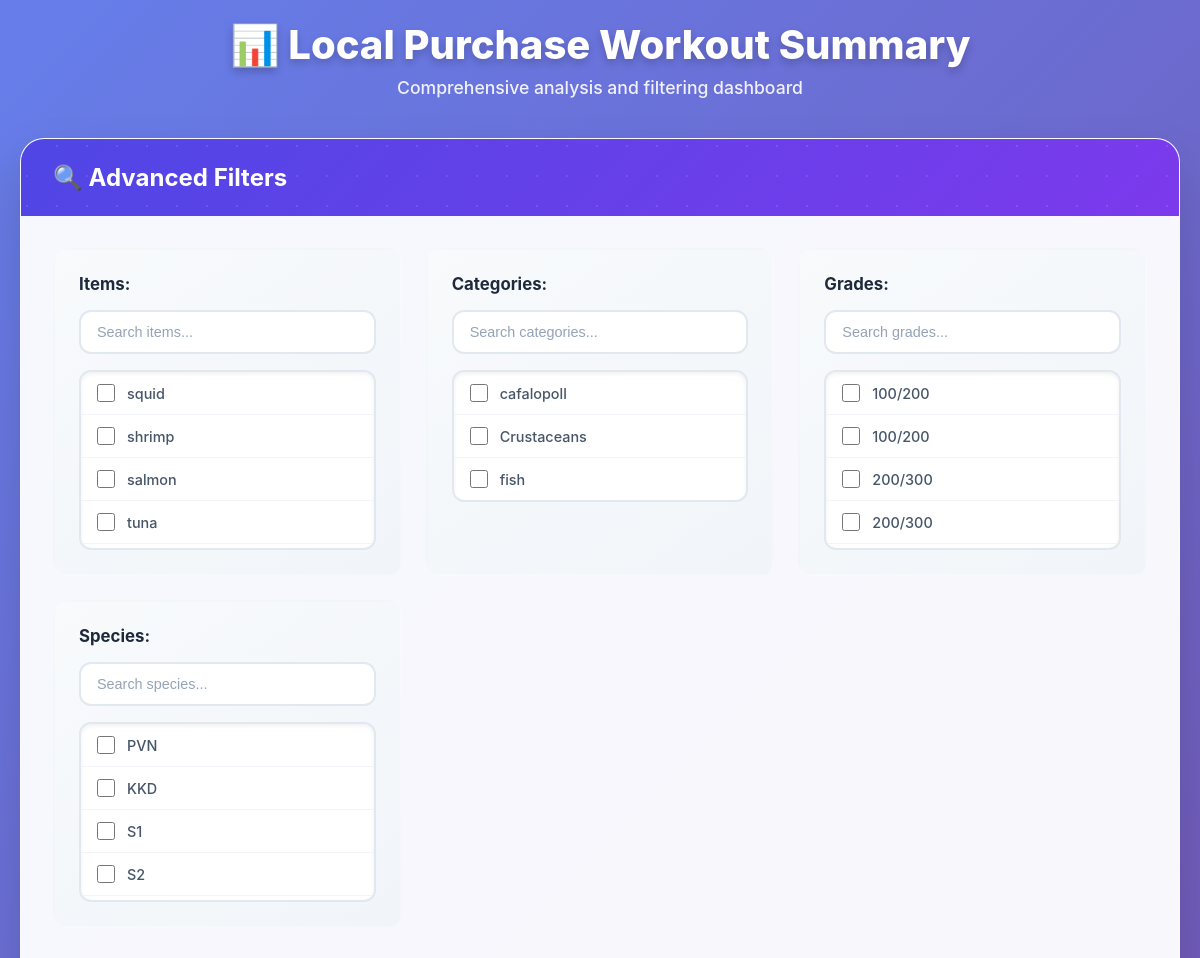
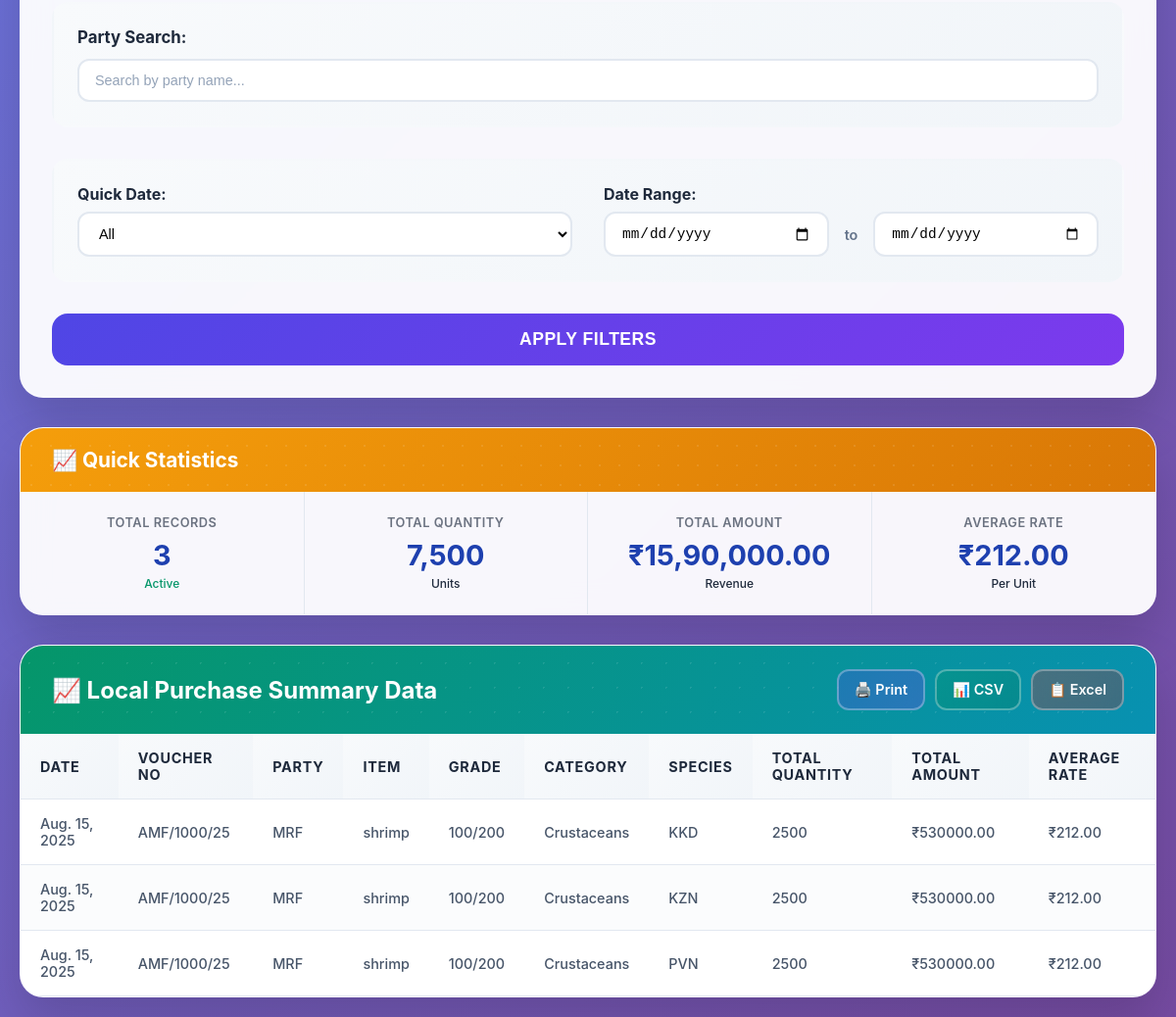
/adminapp/local-purchase-report/, run on the app's committed database (2 pictures, top to bottom).
### adminapp/models.py (models this page shows, shortened)
class BaseModel(models.Model):
    id = models.CharField(
        primary_key=True,
        max_length=4,
        editable=False,
        unique=True,
        default=generate_short_id
    )
    class Meta:
        abstract = True

class Item(BaseModel):
    category = models.ForeignKey(ItemCategory, on_delete=models.CASCADE)
    name = models.CharField(max_length=100)
    code = models.CharField(max_length=50, unique=True)
    is_peeling = models.BooleanField(default=False)
    peeling_method = models.CharField(max_length=100, blank=True)

class ItemCategory(BaseModel):
    name = models.CharField(max_length=100)
    description = models.TextField(blank=True)
    code = models.CharField(null=True,blank=True, unique=True,max_length=100)

class ItemGrade(BaseModel):
    item = models.ForeignKey(Item, on_delete=models.CASCADE)
    species = models.ForeignKey(Species, on_delete=models.CASCADE)
    grade = models.CharField(max_length=100)
    date = models.DateField(auto_created=True, auto_now=True)

class Species(BaseModel):
    item = models.ForeignKey(Item, on_delete=models.CASCADE)
    name = models.CharField(max_length=100,  unique=True)
    code = models.CharField(null=True, blank=True, unique=True,max_length=100)

class LocalPurchase(BaseModel):
    date = models.DateField()
    voucher_number = models.CharField(max_length=20, unique=True)
    party_name = models.CharField(max_length=150)
    total_amount = models.DecimalField(max_digits=12, decimal_places=2, default=0)
    total_quantity = models.DecimalField(max_digits=12, decimal_places=2, default=0)
    total_items = models.IntegerField(null=True, blank=True)

### adminapp/views.py (the view, shortened to what this page needs)
# urls.py: path('local-purchase-report/', views.local_purchase_report, name='local_purchase_report'),
def local_purchase_report(request):
    items = Item.objects.all()
    grades = ItemGrade.objects.all()
    categories = ItemCategory.objects.all()
    species = Species.objects.all()
    queryset = LocalPurchaseItem.objects.select_related(
        "purchase", "item", "grade", "item__category", "item__species"
    )
    selected_items = request.GET.getlist("items")
    selected_grades = request.GET.getlist("grades")
    selected_categories = request.GET.getlist("categories")
    selected_parties = request.GET.getlist("parties")
    selected_species = request.GET.getlist("species")  # Add species filter
    date_filter = request.GET.get("date_filter")
    start_date = request.GET.get("start_date")
    end_date = request.GET.get("end_date")
    party_search = request.GET.get("party_search", "").strip()
    if selected_items:
        queryset = queryset.filter(item__id__in=selected_items)
    if selected_grades:
        queryset = queryset.filter(grade__id__in=selected_grades)
    if selected_categories:
        queryset = queryset.filter(item__category__id__in=selected_categories)
    if selected_species:
        queryset = queryset.filter(item__species__id__in=selected_species)
    if party_search:
        queryset = queryset.filter(purchase__party_name__icontains=party_search)
    if date_filter == "week":
        queryset = queryset.filter(purchase__date__gte=now().date() - timedelta(days=7))
    elif date_filter == "month":
        queryset = queryset.filter(purchase__date__month=now().month)
    elif date_filter == "year":
        queryset = queryset.filter(purchase__date__year=now().year)
    summary = (
        queryset.values(
            "item__name",
            "item__category__name",
            "item__species__name",  # Add species name
            "grade__grade",  # Changed from grade__name to grade__grade
            "purchase__party_name",
            "purchase__voucher_number",
            "purchase__date",
        )
        .annotate(
            total_quantity=Sum("quantity"),
            total_amount=Sum("amount"),
            avg_rate=Sum(F("amount"), output_field=FloatField()) / Sum(F("quantity"), output_field=FloatField()),
        )
        .order_by("purchase__date")
    )
    parties = LocalPurchase.objects.values_list('party_name', flat=True).distinct().order_by('party_name')
    action = request.GET.get("action")
    print_mode = request.GET.get("print")  # Check for print parameter
    return render(
        request,
        "adminapp/report/local_purchase_report.html",
        {
            "summary": summary,
            "items": items,
            "grades": grades,
            "categories": categories,
            "species": species,  # Add species to context
            "parties": parties,
            "selected_items": selected_items,
            "selected_grades": selected_grades,
            "selected_categories": selected_categories,
            "selected_species": selected_species,  # Add to context
            "date_filter": date_filter,
            "start_date": start_date,
            "end_date": end_date,
            "party_search": party_search,
        },
    )

### adminapp/templates/adminapp/report/local_purchase_report.html (shortened to what this page needs)
<!DOCTYPE html>
<html>
<head>
</head>
<body>
    <div class="container">
        <div class="page-header">
            <h2>📊 Local Purchase Workout Summary</h2>
            <p>Comprehensive analysis and filtering dashboard</p>
        </div>
        <div class="filter-card">
            <div class="card-header">
                <h3>🔍 Advanced Filters</h3>
            </div>
            <div class="card-body">
                <form method="get" id="filterForm">
                    <div class="filters-grid">
                        <div class="filter-section">
                            <label>Items: <span id="itemsCount" class="selected-count" style="display: none;">0</span></label>
                            <input type="text" class="search-box" placeholder="Search items..." id="itemsSearch">
                            <div class="options-container" id="itemsContainer">
                                {% for i in items %}
                                    <div class="option-item">
                                        <input type="checkbox" name="items" value="{{ i.id }}" id="item_{{ i.id }}" {% if i.id|stringformat:"s" in selected_items %}checked{% endif %}>
                                        <label for="item_{{ i.id }}">{{ i.name }}</label>
                                    </div>
                                {% endfor %}
                            </div>
                        </div>
                        <div class="filter-section">
                            <label>Categories: <span id="categoriesCount" class="selected-count" style="display: none;">0</span></label>
                            <input type="text" class="search-box" placeholder="Search categories..." id="categoriesSearch">
                            <div class="options-container" id="categoriesContainer">
                                {% for c in categories %}
                                    <div class="option-item">
                                        <input type="checkbox" name="categories" value="{{ c.id }}" id="category_{{ c.id }}" {% if c.id|stringformat:"s" in selected_categories %}checked{% endif %}>
                                        <label for="category_{{ c.id }}">{{ c.name }}</label>
                                    </div>
                                {% endfor %}
                            </div>
                        </div>
                        <div class="filter-section">
                            <label>Grades: <span id="gradesCount" class="selected-count" style="display: none;">0</span></label>
                            <input type="text" class="search-box" placeholder="Search grades..." id="gradesSearch">
                            <div class="options-container" id="gradesContainer">
                                {% for g in grades %}
                                    <div class="option-item">
                                        <input type="checkbox" name="grades" value="{{ g.id }}" id="grade_{{ g.id }}" {% if g.id|stringformat:"s" in selected_grades %}checked{% endif %}>
                                        <label for="grade_{{ g.id }}">{{ g.grade }}</label>
                                    </div>
                                {% endfor %}
                            </div>
                        </div>
                        <div class="filter-section">
                            <label>Species: <span id="speciesCount" class="selected-count" style="display: none;">0</span></label>
                            <input type="text" class="search-box" placeholder="Search species..." id="speciesSearch">
                            <div class="options-container" id="speciesContainer">
                                {% for s in species %}
                                    <div class="option-item">
                                        <input type="checkbox" name="species" value="{{ s.id }}" id="species_{{ s.id }}" {% if s.id|stringformat:"s" in selected_species %}checked{% endif %}>
                                        <label for="species_{{ s.id }}">{{ s.name }}</label>
                                    </div>
                                {% endfor %}
                            </div>
                        </div>
                    </div>
                    <div class="party-search-section">
                        <label>Party Search:</label>
                        <input type="text" name="party_search" value="{{ party_search }}" class="party-search-input" placeholder="Search by party name...">
                    </div>
                    <div class="date-section">
                        <div class="date-group">
                            <label>Quick Date:</label>
                            <select name="date_filter">
                                <option value="">All</option>
                            </select>
                        </div>
                        <div class="date-group">
                            <label>Date Range:</label>
                            <div class="date-range-group">
                                <input type="date" name="start_date" value="{{ start_date }}">
                                <span class="date-separator">to</span>
                                <input type="date" name="end_date" value="{{ end_date }}">
                            </div>
                        </div>
                    </div>
                    <button type="submit" class="apply-button">Apply Filters</button>
                </form>
            </div>
        </div>
        <div class="summary-stats">
            <div class="stats-header">
                <h3>📈 Quick Statistics</h3>
            </div>
            <div class="stats-grid">
                <div class="stat-item">
                    <div class="stat-label">Total Records</div>
                    <div class="stat-value" id="totalRecords">{{ summary|length }}</div>
                    <div class="stat-change positive">Active</div>
                </div>
                <div class="stat-item">
                    <div class="stat-label">Total Quantity</div>
                    <div class="stat-value" id="totalQuantity">0</div>
                    <div class="stat-change">Units</div>
                </div>
                <div class="stat-item">
                    <div class="stat-label">Total Amount</div>
                    <div class="stat-value" id="totalAmount">₹0.00</div>
                    <div class="stat-change">Revenue</div>
                </div>
                <div class="stat-item">
                    <div class="stat-label">Average Rate</div>
                    <div class="stat-value" id="avgRate">₹0.00</div>
                    <div class="stat-change">Per Unit</div>
                </div>
            </div>
        </div>
        <div class="table-card">
            <div class="table-header">
                <h3>📈 Local Purchase Summary Data</h3>
                <div class="export-buttons">
                    <a href="#" id="printLink" class="export-btn print-btn">
                        🖨️ Print
                    </a>
                    <a href="#" id="csvLink" class="export-btn csv-btn">
                        📊 CSV
                    </a>
                    <a href="#" id="excelLink" class="export-btn excel-btn">
                        📋 Excel
                    </a>
                </div>
            </div>
            <div class="table-container">
                <table>
                    <thead>
                        <tr>
                            <th>Date</th>
                            <th>Voucher No</th>
                            <th>Party</th>
                            <th>Item</th>
                            <th>Grade</th>
                            <th>Category</th>
                            <th>Species</th>
                            <th>Total Quantity</th>
                            <th>Total Amount</th>
                            <th>Average Rate</th>
                        </tr>
                    </thead>
                    <tbody>
                        {% for row in summary %}
                        <tr>
                            <td>{{ row.purchase__date }}</td>
                            <td>{{ row.purchase__voucher_number }}</td>
                            <td>{{ row.purchase__party_name }}</td>
                            <td>{{ row.item__name }}</td>
                            <td>{{ row.grade__grade|default:"N/A" }}</td>
                            <td>{{ row.item__category__name }}</td>
                            <td>{{ row.item__species__name|default:"N/A" }}</td>
                            <td>{{ row.total_quantity }}</td>
                            <td>₹{{ row.total_amount|floatformat:2 }}</td>
                            <td>₹{{ row.avg_rate|floatformat:2 }}</td>
                        </tr>
                        {% empty %}
                        <tr class="empty-state">
                            <td colspan="10">🔍 No records found matching your criteria</td>
                        </tr>
                        {% endfor %}
                    </tbody>
                </table>
            </div>
        </div>
    </div>
</body>
</html>

### data on the page
Item: name "squid"
Item: name "shrimp"
Item: name "salmon"
Item: name "tuna"
ItemCategory: name "cafalopoll"
ItemCategory: name "Crustaceans"
ItemCategory: name "fish"
ItemGrade: grade "100/200"
ItemGrade: grade "100/200"
ItemGrade: grade "200/300"
ItemGrade: grade "200/300"
Species: name "PVN"
Species: name "KKD"
Species: name "S1"
Species: name "S2"
LocalPurchase: purchase__date "Aug. 15, 2025", purchase__voucher_number "AMF/1000/25", purchase__party_name "MRF", item__name "shrimp", grade__grade "100/200", item__category__name "Crustaceans", item__species__name "KKD", total_quantity "2500", total_amount "530000.00", avg_rate "212.00", item__species__name "KZN", item__species__name "PVN"

### other printed values
{{ summary|length }} "3"
